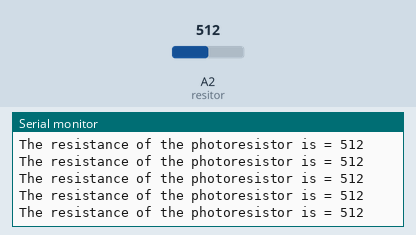
Bench run of a program on a simulated Arduino Uno, built with avr-gcc and run on an emulated ATmega328P. Parts: the last lines printed to the serial monitor. The inputs (shaded band) are chosen by the test bench; at power-on: A2 (resitor) = 512.

Above: at 1.2 s.
1.3 s: A2 (resitor) set to 716
At 1.31 s:
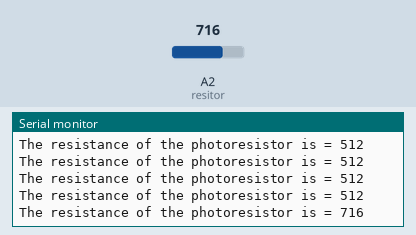
2.8 s: A2 (resitor) set to 900
At 2.82 s:
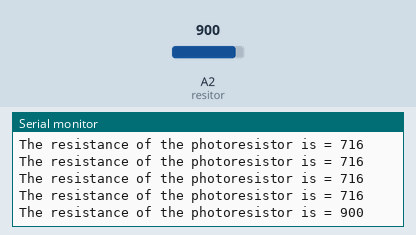
Timing chart, 0 to 5.8 s (numbered marks = the images above; inputs shaded):
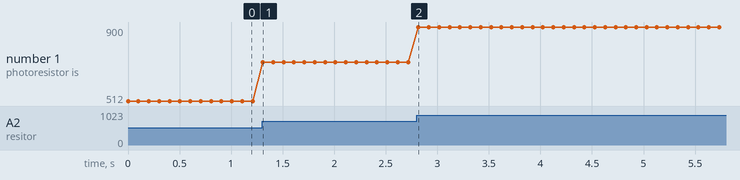

Measured:
- after the input at 1.3 s, the serial monitor: prints a new line at once (image 1)
- after the input at 2.8 s, the serial monitor: prints a new line at once (image 2)
- plotted number 1: 512 → 716 after the input at 1.3 s, 716 → 900 after the input at 2.8 s

The program:

main.cpp
```cpp
#include <Arduino.h>
#define resitor A2
int resistance;
void setup() {
  // put your setup code here, to run once:
  Serial.begin(9600);
}

void loop() {
  // put your main code here, to run repeatedly:

  resistance=analogRead(resitor);
  Serial.print("The resistance of the photoresistor is = ");
  Serial.print(resistance);
  Serial.println();
  delay(100);
}
```
